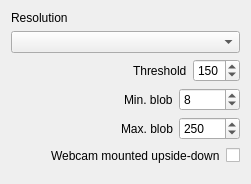
              <widget class="QWidget" name="MacWebcamPrefs">
               <layout class="QVBoxLayout" name="verticalLayout_25">
                <item>
                 <widget class="QLabel" name="label_42">
                  <property name="text">
                   <string>Resolution</string>
                  </property>
                 </widget>
                </item>
                <item>
                 <widget class="QComboBox" name="WebcamResolutionsMac"/>
                </item>
                <item>
                 <layout class="QVBoxLayout" name="verticalLayout_24">
                  <item>
                   <layout class="QHBoxLayout" name="horizontalLayout_27">
                    <item>
                     <spacer name="horizontalSpacer_16">
                      <property name="orientation">
                       <enum>Qt::Horizontal</enum>
                      </property>
                      <property name="sizeHint" stdset="0">
                       <size>
                        <width>40</width>
                        <height>20</height>
                       </size>
                      </property>
                     </spacer>
                    </item>
                    <item>
                     <widget class="QLabel" name="label_64">
                      <property name="text">
                       <string>Threshold</string>
                      </property>
                     </widget>
                    </item>
                    <item>
                     <widget class="QSpinBox" name="WebcamThresholdMac">
                      <property name="maximum">
                       <number>255</number>
                      </property>
                      <property name="value">
                       <number>150</number>
                      </property>
                     </widget>
                    </item>
                   </layout>
                  </item>
                  <item>
                   <layout class="QHBoxLayout" name="horizontalLayout_28">
                    <item>
                     <spacer name="horizontalSpacer_17">
                      <property name="orientation">
                       <enum>Qt::Horizontal</enum>
                      </property>
                      <property name="sizeHint" stdset="0">
                       <size>
                        <width>40</width>
                        <height>20</height>
                       </size>
                      </property>
                     </spacer>
                    </item>
                    <item>
                     <widget class="QLabel" name="label_65">
                      <property name="text">
                       <string>Min. blob</string>
                      </property>
                     </widget>
                    </item>
                    <item>
                     <widget class="QSpinBox" name="WebcamMinBlobMac">
                      <property name="minimum">
                       <number>1</number>
                      </property>
                      <property name="maximum">
                       <number>10000</number>
                      </property>
                      <property name="value">
                       <number>8</number>
                      </property>
                     </widget>
                    </item>
                   </layout>
                  </item>
                  <item>
                   <layout class="QHBoxLayout" name="horizontalLayout_29">
                    <item>
                     <spacer name="horizontalSpacer_18">
                      <property name="orientation">
                       <enum>Qt::Horizontal</enum>
                      </property>
                      <property name="sizeHint" stdset="0">
                       <size>
                        <width>40</width>
                        <height>20</height>
                       </size>
                      </property>
                     </spacer>
                    </item>
                    <item>
                     <widget class="QLabel" name="label_66">
                      <property name="text">
                       <string>Max. blob</string>
                      </property>
                     </widget>
                    </item>
                    <item>
                     <widget class="QSpinBox" name="WebcamMaxBlobMac">
                      <property name="minimum">
                       <number>1</number>
                      </property>
                      <property name="maximum">
                       <number>10000</number>
                      </property>
                      <property name="value">
                       <number>250</number>
                      </property>
                     </widget>
                    </item>
                   </layout>
                  </item>
                 </layout>
                </item>
                <item>
                 <layout class="QHBoxLayout" name="horizontalLayout_30">
                  <item>
                   <spacer name="horizontalSpacer_19">
                    <property name="orientation">
                     <enum>Qt::Horizontal</enum>
                    </property>
                    <property name="sizeHint" stdset="0">
                     <size>
                      <width>40</width>
                      <height>20</height>
                     </size>
                    </property>
                   </spacer>
                  </item>
                  <item>
                   <widget class="QLabel" name="label_8">
                    <property name="text">
                     <string>Webcam mounted upside-down</string>
                    </property>
                   </widget>
                  </item>
                  <item>
                   <widget class="QCheckBox" name="FlipWebcamMac">
                    <property name="text">
                     <string/>
                    </property>
                   </widget>
                  </item>
                 </layout>
                </item>
                <item>
                 <spacer name="verticalSpacer_9">
                  <property name="orientation">
                   <enum>Qt::Vertical</enum>
                  </property>
                 </spacer>
                </item>
               </layout>
              </widget>
